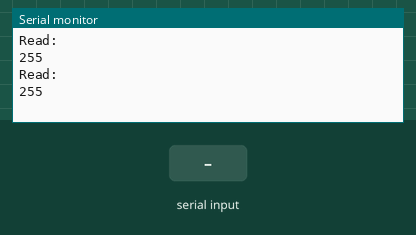
This sketch was run on a simulated Arduino Uno, built with avr-gcc and run on an emulated ATmega328P. On the bench: the last lines printed to the serial monitor. Inputs (shaded band) come from the test bench. EEPROM starts erased.

Above: at 2.2 s.
2.3 s: "90,45\n" received over Serial
At 3.8 s:
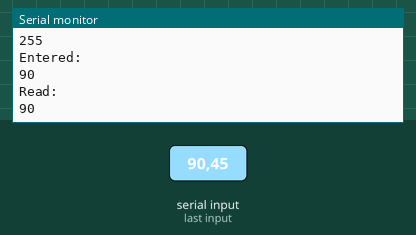
4.5 s: "30,150\n" received over Serial
At 5.6 s:
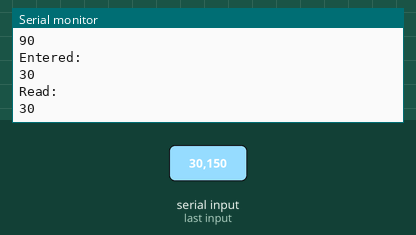
Timing chart, 0 to 7.5 s (numbered marks = the images above; inputs shaded):
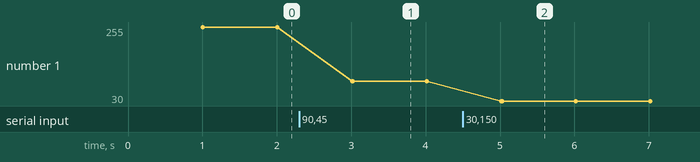

The sketch:

eepreom_exercise_pt_2.ino
```cpp
#include <EEPROM.h>

int count = 0;
int value;
String entradaSerial = "";         // String para almacenar entrada
bool entradaCompleta = false;  // Indicar si el String está completo

void setup()
{
  Serial.begin(9600);
  delay(1000);
}

void serialEvent() {
  while (Serial.available()) {
    // Obtener bytes de entrada:
    char inChar = (char)Serial.read();
    // Agregar al String de entrada:
    entradaSerial += inChar;
    // Para saber si el string está completo, se detendrá al recibir
    // el caracter de retorno de línea ENTER \n
    if (inChar == '\n') {
      entradaCompleta = true;
    }
  }
  if (entradaCompleta) {
    int enteredNumber = entradaSerial.toInt();
    if (enteredNumber < 0 || enteredNumber > 255) {
      Serial.println("Enter a number between 0 and 255");
    } else {
      Serial.println("Entered:");
      Serial.println(enteredNumber);
      EEPROM.write(0, (byte)enteredNumber);
    }
    entradaCompleta = false;
    entradaSerial = "";
  }
}


void loop()
{
  byte c = EEPROM.read(0);
  Serial.println("Read:");
  Serial.println(c);
  delay(1000);
}
```

Measured:
- after the input at 2.3 s, the serial monitor: prints a new line after 0.70 s (image 1)
- after the input at 4.5 s, the serial monitor: prints a new line after 0.52 s (image 2)
- plotted number 1: 255 → 90 after the input at 2.3 s, 90 → 30 after the input at 4.5 s
